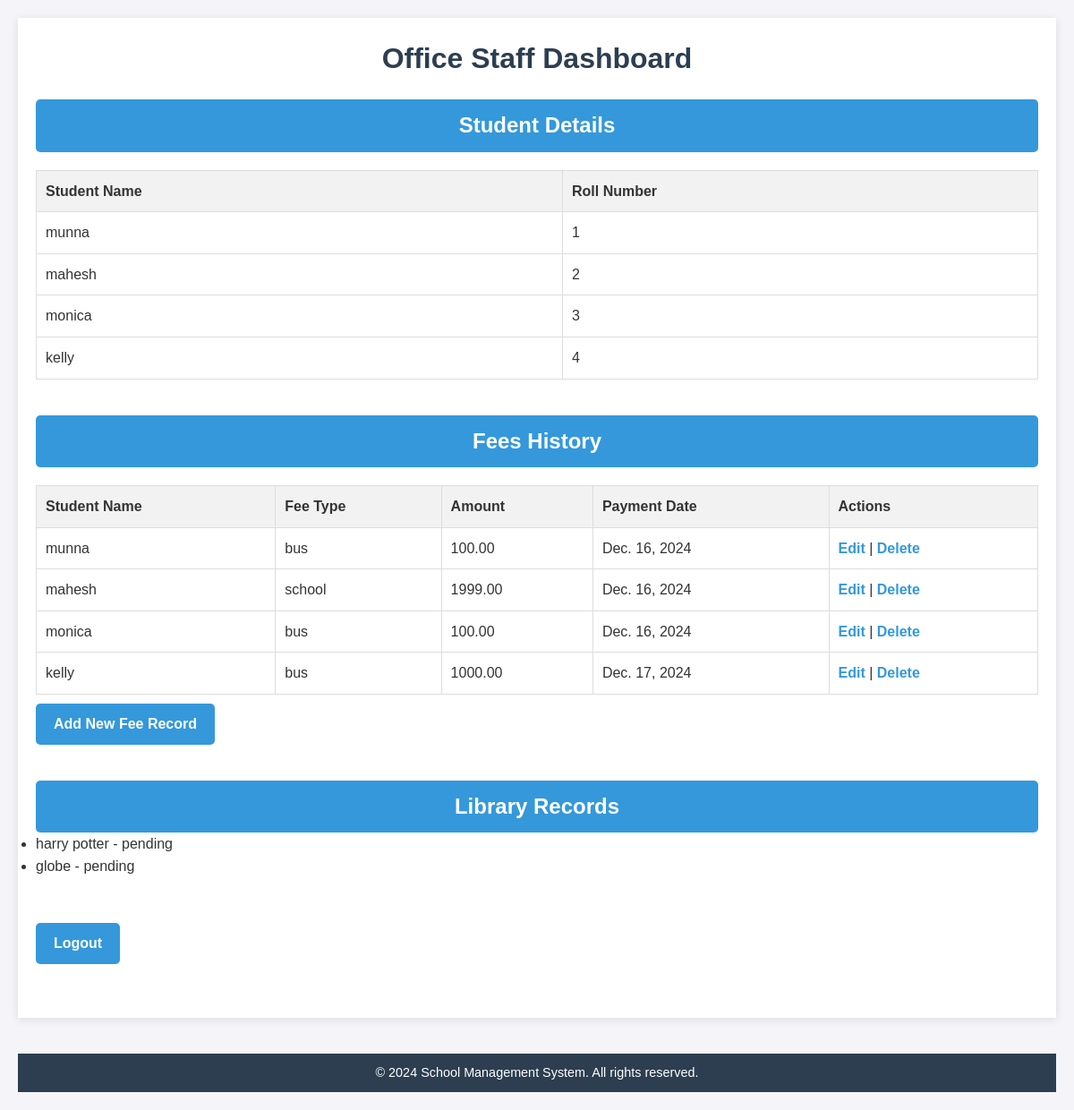
The page /api/office-staff-dashboard/ (signed in) on the database its author committed.
### school/models.py (models this page shows, shortened)
class Student(models.Model):
    name = models.CharField(max_length=255)
    roll_number = models.CharField(max_length=50, unique=True)
    class_name = models.CharField(max_length=50)
    created_at = models.DateTimeField(auto_now_add=True)
    updated_at = models.DateTimeField(auto_now=True)

class FeesHistory(models.Model):
    student = models.ForeignKey(Student, on_delete=models.CASCADE, related_name='fees_records')
    fee_type = models.CharField(max_length=50)  # e.g., 'Tuition', 'Library Fee'
    amount = models.DecimalField(max_digits=10, decimal_places=2)
    payment_date = models.DateField()
    remarks = models.TextField(null=True, blank=True)

class LibraryHistory(models.Model):
    student = models.ForeignKey(Student, on_delete=models.CASCADE, related_name='library_records')
    book_name = models.CharField(max_length=255)
    borrow_date = models.DateField()
    return_date = models.DateField(null=True, blank=True)
    status = models.CharField(max_length=50)  # e.g., 'borrowed', 'returned'

### school/views.py (the view)
# urls.py: path('office-staff-dashboard/', views.office_staff_dashboard, name='office_staff_dashboard'),
@login_required
def office_staff_dashboard(request):
    if request.user.role not in ['admin', 'staff']:
        messages.error(request, "You are not authorized to access this page.")
        return redirect('login')
    students = Student.objects.all()
    fees_history = FeesHistory.objects.all()
    library_records = LibraryHistory.objects.all()
    context = {
        'students': students,
        'fees_history': fees_history,
        'library_records': library_records,
    }
    return render(request, 'office_staff_dashboard.html', context)

### school/Templates/office_staff_dashboard.html (shortened to what this page needs)
<!DOCTYPE html>
<html lang="en">
<head>
</head>
<body>
    <div class="container">
        <h1>Office Staff Dashboard</h1>
        <div class="section">
            <h2>Student Details</h2>
            <table>
                <thead>
                    <tr>
                        <th>Student Name</th>
                        <th>Roll Number</th>
                    </tr>
                </thead>
                <tbody>
                    {% for student in students %}
                        <tr>
                            <td>{{ student.name }}</td>
                            <td>{{ student.roll_number }}</td>
                        </tr>
                    {% endfor %}
                </tbody>
            </table>
        </div>
        <div class="section">
            <h2>Fees History</h2>
            <table>
                <thead>
                    <tr>
                        <th>Student Name</th>
                        <th>Fee Type</th>
                        <th>Amount</th>
                        <th>Payment Date</th>
                        <th>Actions</th>
                    </tr>
                </thead>
                <tbody>
                    {% for fee in fees_history %}
                        <tr>
                            <td>{{ fee.student.name }}</td>
                            <td>{{ fee.fee_type }}</td>
                            <td>{{ fee.amount }}</td>
                            <td>{{ fee.payment_date }}</td>
                            <td>
                                <a href="{% url 'edit_fee' fee.id %}">Edit</a> |
                                <a href="{% url 'delete_fee' fee.id %}">Delete</a>
                            </td>
                        </tr>
                    {% endfor %}
                </tbody>
            </table>
            <a href="{% url 'add_fee' %}" class="btn">Add New Fee Record</a>
        </div>
        <div class="section">
            <h2>Library Records</h2>
            <ul>
                {% for record in library_records %}
                    <li>{{ record.book_name }} - {{ record.status }}</li>
                {% endfor %}
            </ul>
        </div>
        <div class="section">
            <a href="{% url 'logout' %}" class="btn">Logout</a>
        </div>
    </div>
    <footer>
        &copy; 2024 School Management System. All rights reserved.
    </footer>
</body>
</html>

### school/Templates/office_staff_dashboard.html (style rules this page uses)
* { margin: 0; padding: 0; box-sizing: border-box; }
body { font-family: 'Arial', sans-serif; line-height: 1.6; background-color: #f4f4f9; color: #333; padding: 20px; }
h1 { text-align: center; color: #2c3e50; margin-bottom: 20px; }
.container { max-width: 1200px; margin: 0 auto; background-color: #fff; padding: 20px; box-shadow: 0 2px 10px rgba(0, 0, 0, 0.1); }
.section { margin-bottom: 40px; }
.section h2 { background-color: #3498db; color: #fff; padding: 10px; font-size: 1.5rem; border-radius: 5px; text-align: center; }
.section table { width: 100%; border-collapse: collapse; margin-top: 20px; }
.section table, th, td { border: 1px solid #ddd; }
.section th, .section td { padding: 10px; text-align: left; }
.section th { background-color: #f2f2f2; }
a { color: #3498db; text-decoration: none; font-weight: bold; }
.btn { background-color: #3498db; color: white; padding: 10px 20px; border-radius: 5px; text-decoration: none; display: inline-block; margin-top: 10px; }
footer { text-align: center; padding: 10px; margin-top: 40px; background-color: #2c3e50; color: white; font-size: 0.9rem; }

### rows shown on the page
Student: name "munna", roll_number "1"
Student: name "mahesh", roll_number "2"
Student: name "monica", roll_number "3"
Student: name "kelly", roll_number "4"
FeesHistory: student.name "munna", fee_type "bus", amount "100.00", payment_date "Dec. 16, 2024"
FeesHistory: student.name "mahesh", fee_type "school", amount "1999.00", payment_date "Dec. 16, 2024"
FeesHistory: student.name "monica", fee_type "bus", amount "100.00", payment_date "Dec. 16, 2024"
FeesHistory: student.name "kelly", fee_type "bus", amount "1000.00", payment_date "Dec. 17, 2024"
LibraryHistory: book_name "harry potter", status "pending"
LibraryHistory: book_name "globe", status "pending"
